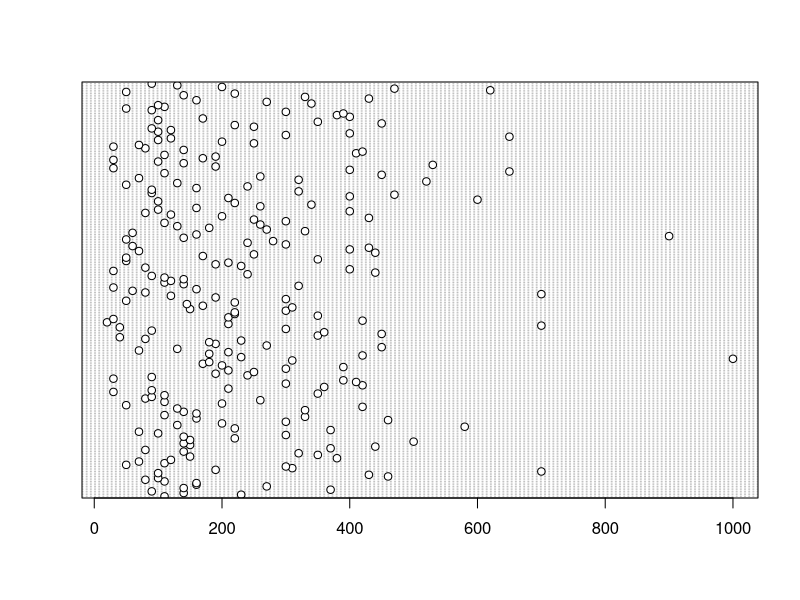
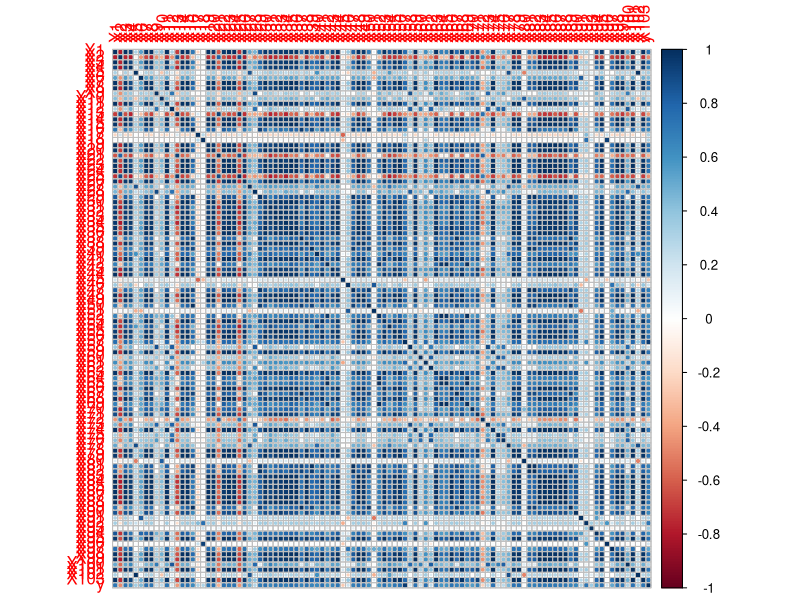
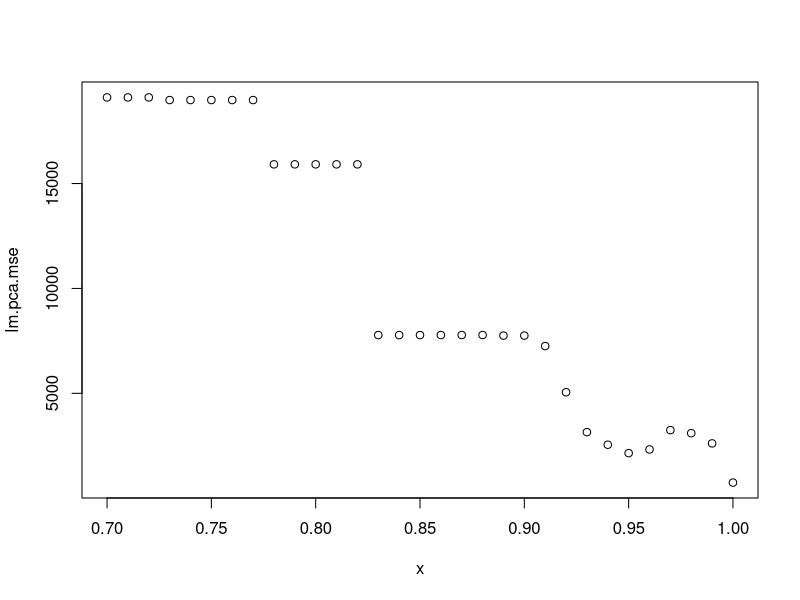
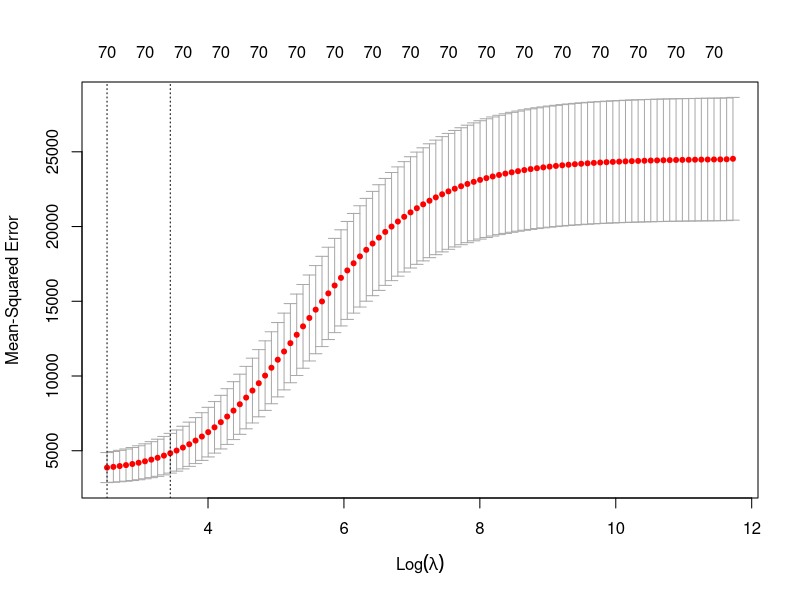

R code for these plots, in order:
setwd("E:/codes/r/tp12_3")


library(corrplot)
library(kernlab)
library(MASS)
library(glmnet)
#library(pls)

set.seed(12345)

construction=read.table("construction_train.txt")

construction
dotchart(construction$y)

construction.cor=cor(construction)
corrplot(construction.cor)


#prepa
n=nrow(construction)

train_indices=sample(1:n,round(4*n/5))
data.train=construction[train_indices,]
data.test=construction[-train_indices,]

#randomForest
#library(randomForest)
#fit=randomForest(y~.,data=data.train,importance=TRUE)
#f.pred=predict(fit,data.test)
#mse=mean((data.test$y-f.pred)^2)
#print(mse) #897.491


#svm
#svmfit<-ksvm(y~.,data=data_pca,scaled=TRUE,type="eps-svr",kernel="rbfdot",C=100,epsilon=0.1,kpar=list(sigma=0.1))
#svm_pred=predict(svmfit,newdata=data_test_pca)
#svm.mse=mean((svm_pred-data_test_pca$y)^2)
#svm.mse

#lm
reg.lm <- lm(y ~., data = data.train)
summary(reg.lm)
lm.pred=predict(reg.lm,newdata=data.test)
lm.mse=mean((lm.pred-data.test$y)^2)
lm.mse#1935.67


#pca
lm.pca.mse=numeric(31)
for (i in 1:31){
  pca=prcomp(data.train[,1:103],scale=TRUE)
  cumulative_variance <- cumsum(pca$sdev^2) / sum(pca$sdev^2)
  num_components <- which(cumulative_variance >= (i+69)/100)[1]
  data_pca <- as.data.frame(pca$x[, 1:num_components])
  data_pca$y=data.train$y
  data_test_pca <- predict(pca, newdata = data.test[, 1:103])
  data_test_pca <- as.data.frame(data_test_pca[, 1:num_components])
  data_test_pca$y <- data.test$y
  
  lm.pca=lm(y~.,data=data_pca)
  lm.pca.pred=predict(lm.pca,newdata=data_test_pca)
  lm.pca.mse[i]=mean((lm.pca.pred-data.test$y)^2)
}
x=seq(0.70,1.00,by=0.01)
plot(x,lm.pca.mse)
#
pca=prcomp(data.train[,1:103],scale=TRUE)
cumulative_variance <- cumsum(pca$sdev^2) / sum(pca$sdev^2)
num_components <- which(cumulative_variance >= 1)[1]
data_pca <- as.data.frame(pca$x[, 1:num_components])
data_pca$y=data.train$y
data_test_pca <- predict(pca, newdata = data.test[, 1:103])
data_test_pca <- as.data.frame(data_test_pca[, 1:num_components])
data_test_pca$y <- data.test$y
#data_pca_cor=cor(data_pca)
#data_pca_cor
#corrplot(data_pca_cor)






######pca处理完成


#aic bic
#lm.pca=lm(y~.,data=data_pca)
#data.aic=stepAIC(lm.pca,scope=y~.,direction="both",k=log(n))
#aic.pred.test=predict(data.aic,newdata = data_test_pca)
#aic.mse=mean((aic.pred.test-data_test_pca$y)^2)
#aic.mse #aic 1177.616 #bic 1084.565

#lm
#lm.pca=lm(y~.,data=data_pca)
#summary(lm.pca)
#lm.pca.pred=predict(lm.pca,newdata=data_test_pca)
#lm.pca.mse=mean((lm.pca.pred-data.test$y)^2)
#lm.pca.mse #946.0034


nn=num_components+1
x.train=as.matrix((data_pca[,-nn]))
y.train=as.matrix((data_pca[,nn]))
x.tst=as.matrix((data_test_pca[,-nn]))
y.tst=as.matrix((data_test_pca[,nn]))

#ridge
cv.out=cv.glmnet(x.train,y.train,alpha=0)
plot(cv.out)
ridge.fit=glmnet(x.train,y.train,lambda=cv.out$lambda.min,alpha=0)
ridge.pred=predict(ridge.fit,s=cv.out$lambda.min,newx = x.tst)
ridge.mse=mean((data_test_pca$y-ridge.pred)^2)
print(ridge.mse) #757.7074

#lasso
#cv.out=cv.glmnet(x.train,y.train,alpha=1)
#plot(cv.out)
#lasso.fit=glmnet(x.train,y.train,lambda=cv.out$lambda.min,alpha=1)
#lasso.pred=predict(lasso.fit,s=cv.out$lambda.min,newx = x.tst)
#lasso.mse=mean((y.tst-lasso.pred)^2)
#print(lasso.mse) #898.4562
svmfit <- ksvm(y ~ ., data = data_pca, scaled = TRUE, type = "nu-svr", kernel = "vanilladot", C = 1, epsilon = 0.001)
pred <- predict(svmfit, newdata = data_test_pca) 
MSE_SVM <- mean((pred - data_test_pca$y)^2) 
data_pca

library(gam)
fit<-gam(y~s(PC1)+s(PC2)+s(PC3)+s(PC4)+s(PC5)+s(PC6)+s(PC7)+s(PC8)+s(PC9)+s(PC10)+s(PC11)+s(PC12)+s(PC13)+s(PC14)+s(PC15)+s(PC16)+s(PC17)+s(PC18)+s(PC19)+s(PC20)+s(PC21)+s(PC22)+s(PC23)+s(PC24)+s(PC25)+s(PC26)+s(PC27)+s(PC28)+s(PC29)+s(PC30)+s(PC31)+s(PC32)+s(PC33),data = data_pca)
pred <- predict(fit, newdata = data_test_pca) 
MSE_SVM <- mean((pred - data_test_pca$y)^2) 
data_pca
